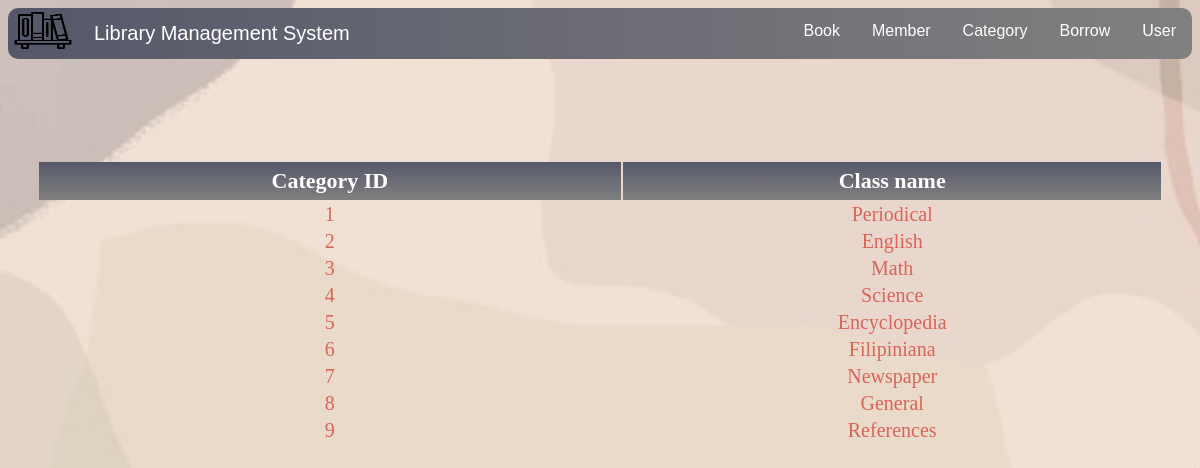
/COMP1044_SourceCode_G6/search_category.php, run on the app's committed database.
### tables this page shows
CREATE TABLE `category` (
  `category_id` int(12) NOT NULL,
  `classname` varchar(50) NOT NULL
);

### COMP1044_SourceCode_G6/search_category.php (the view, shortened to what this page needs)
<!DOCTYPE html>
<html lang="en">
    <head>
        <link rel="stylesheet" href="LibraryMs.css">
    </head>
    <body>
        <div class="navbar">
            <img src="books.webp" style="float:left"; width="70px"; height="45px">
            <a href="Home.php">Library Management System</a>
            <div class="dropdown">
                <button class="dropbtn">User
                </button>
            </div>
            <div class="dropdown">
                <button class="dropbtn">Borrow
                </button>
            </div>
            <div class="dropdown">
                <button class="dropbtn">Category
                </button>
            </div>
            <div class="dropdown">
                <button class="dropbtn">Member
                </button>
            </div>
            <div class="dropdown">
                <button class="dropbtn">Book
                </button>
              </div>
        </div>
        <br><br><br><br>
        <div class="container">
          <div class="table">
            <table>
              <tr>
                <th>Category ID</th>
                <th>Class name </th>
              </tr>
              <?php
				$server = "localhost";
				$username = "root";
				$password = "";
				$dbname = "library";
				$conn = mysqli_connect($server, $username, $password, $dbname);
				$sql = "SELECT * FROM category" ;
				$result = $conn->query ($sql);
				if ($result-> num_rows > 0){
					while($row = $result-> fetch_assoc())
					{
						echo "<tr><td>".$row['category_id']."</td><td>".$row["classname"]."</td></tr>" ;
					}
					echo "</table>";
				}
				else
				{
					echo "0 results";
				}
			  ?>
          </div>
        </div>
    </body>
</html>

### COMP1044_SourceCode_G6/LibraryMs.css (style rules this page uses)
body { background-image:url(background.jpeg); background-repeat:no-repeat; background-size:cover; }
.navbar { overflow: hidden; background-image: linear-gradient(to right,#565869, grey); font-family: Arial; border-radius: 10px; }
.navbar a { float: left; font-size: 20px; color: white; text-align: center; padding: 14px 16px; text-decoration: none; }
.dropdown { float: right; overflow: hidden; }
.dropdown .dropbtn { font-size: 16px; border: none; outline: none; color: white; padding: 14px 16px; background-color: inherit; font-family: inherit; margin: 0; }

### COMP1044_SourceCode_G6/search_category.php (style rules this page uses)
.container { width: 100%; min-height: 100vh; display:block; align-items: top; justify-content: center; }
::placeholder { color: white; }
.table { margin: 2%; padding: 5px; }
.table table { width: 100%; color: #d96459; font-family: inherit; font-size: 20px; text-align: center; flex: 1; }
.table table th { background-image: linear-gradient(#565869, grey); color: white; padding: 6px; font-size: 22px; }

### data on the page
category: category_id "1", classname "Periodical"
category: category_id "2", classname "English"
category: category_id "3", classname "Math"
category: category_id "4", classname "Science"
category: category_id "5", classname "Encyclopedia"
category: category_id "6", classname "Filipiniana"
category: category_id "7", classname "Newspaper"
category: category_id "8", classname "General"
category: category_id "9", classname "References"
